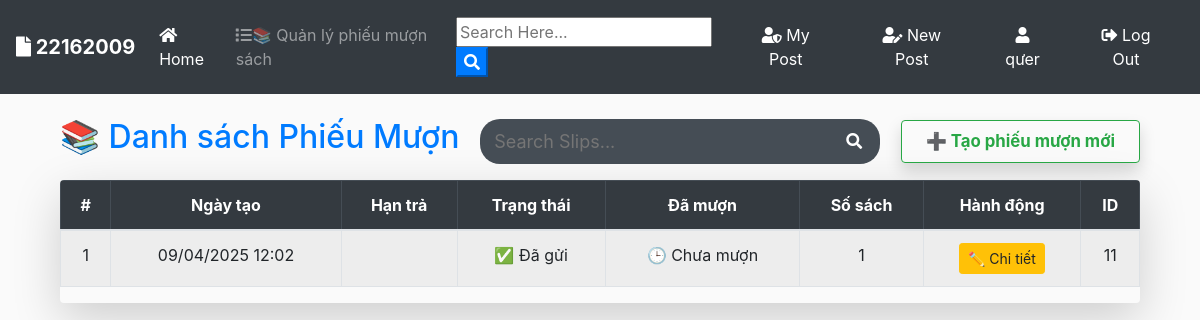
The page /borrows/borrow-slips/ (signed in) on the database its author committed.
### users/models.py (models this page shows, shortened)
class CustomUser(AbstractUser):
    role = models.ForeignKey(Role, on_delete=models.SET_NULL, null=True)
    def __str__(self):
        return self.username
    def default_role():
        return Role.objects.get_or_create(name='Normal')[0]
    """ Mô hình người dùng tùy chỉnh """
    email = models.EmailField(unique=True)
    phone_number = models.CharField(max_length=15, unique=True, null=True, blank=True)  # Cho phép trống
    objects = CustomUserManager()  # Sử dụng CustomUserManager
    role = models.ForeignKey(Role, on_delete=models.SET_NULL, null=True, blank=True, default=default_role)

### borrow/models.py (models this page shows, shortened)
class BorrowSlip(models.Model):
    user = models.ForeignKey(
        settings.AUTH_USER_MODEL,
        on_delete=models.CASCADE,
        related_name='borrow_slips'
    )
    created_at = models.DateTimeField(default=timezone.now)
    due_date = models.DateTimeField(null=True, blank=True)
    submitted = models.BooleanField(default=False)
    is_borrowed = models.BooleanField(default=False)

### borrow/views.py (the view)
# urls.py: path('borrow-slips/', views.borrow_slip_list, name='borrow_slip_list'),
def borrow_slip_list(request):
    slips = BorrowSlip.objects.filter(user=request.user)
    if request.user.role.name == 'Librarian':
        slips = BorrowSlip.objects.all()
    else:
        slips = BorrowSlip.objects.filter(user=request.user)
    return render(request, 'borrow/slip_list.html', {'slips': slips})

### borrow/templates/borrow/slip_list.html (shortened to what this page needs)
{% extends "blog/base.html" %}
{% load static %}
{% block content %}
<link rel="stylesheet" href="{% static 'blog/table.css' %}">
<link rel="stylesheet" href="{% static 'blog/search_box.css' %}">
<div class="container mt-4">
  <div class="d-flex justify-content-between align-items-center mb-3">
    <h2 class="fw-bold text-primary">📚 Danh sách Phiếu Mượn</h2>
    <form id="searchform" action="{% url 'search_slip' %}" method="get" class="search-box">
      <input type="text" name="q_slip" type="text" value="{{ request.GET.q }}" placeholder="Search Slips..." />
      <button type="button" onclick="searchform.submit()" class=" text-white my-color btn-primary"><i class="fa fa-search"></i></button>
    </form>
    <a href="{% url 'borrow_slip_create' %}"
      class="btn btn-outline-success big-center-btn">
      ➕ Tạo phiếu mượn mới
    </a>
  </div>
  {% if slips %}
    <div class="table-responsive shadow-lg rounded">
      <table class="table table-bordered table-striped align-middle text-center">
        <thead class="table-dark">
          <tr>
            <th>#</th>
            <th>Ngày tạo</th>
            <th>Hạn trả</th>
            <th>Trạng thái</th>
            <th>Đã mượn</th>
            <th>Số sách</th>
            <th>Hành động</th>
            <th>ID</th>
          </tr>
        </thead>
        <tbody>
          {% for slip in slips %}
            <tr>
              <td>{{ forloop.counter }}</td>
              <td>{{ slip.created_at|date:"d/m/Y H:i" }}</td>
              <td>{{ slip.due_date|date:"d/m/Y" }}</td>
              <td>
                {% if slip.submitted %}
                  <span >✅ Đã gửi</span>
                {% else %}
                  <span >❌ Chưa gửi</span>
                {% endif %}
              </td>
              <td>
                {% if slip.is_borrowed %}
                  <span >📦 Đã mượn</span>
                {% else %}
                  <span >🕒 Chưa mượn</span>
                {% endif %}
              </td>
              <td>
                <span >{{ slip.borrowed_books.count }}</span>
              </td>
              <td>
                <a href="{% url 'borrow_slip_update_full' slip.id %}" class="btn btn-sm btn-warning">
                  ✏️ Chi tiết
                </a>
              </td>
              <td>{{ slip.id }}</td>
            </tr>
          {% endfor %}
        </tbody>
      </table>
    </div>
  {% else %}
    <div class="alert alert-info mt-4">
      Chưa có phiếu mượn nào.
    </div>
  {% endif %}
</div>
{% endblock %}

### blog/templates/blog/base.html (shortened to what this page needs)
{% load static %}
<!doctype html>
<html lang="en">
  <head>
    <link rel="stylesheet" href="https://stackpath.bootstrapcdn.com/bootstrap/4.3.1/css/bootstrap.min.css">
    <link rel="stylesheet" href="https://use.fontawesome.com/releases/v5.8.1/css/all.css" >
    <link rel="stylesheet" href="{% static 'blog/test.css' %}">
</head>
  <body>
        <nav class="navbar navbar-expand-lg navbar-dark bg-dark">
                <a class="navbar-brand font-weight-bold" href="{% url 'blog-home' %}"><i class="fas fa-file"></i> 22162009</a>
                <div class="collapse navbar-collapse" id="navbarSupportedContent">
                  <ul class="navbar-nav mr-auto">
                    <li class="nav-item active">
                      <a class="nav-link" href="{% url 'blog-home' %}"><i class="fas fa-home"></i> Home <span class="sr-only">(current)</span></a>
                    </li>
                  </ul>
                  <ul class="navbar-nav mr-auto">
                    {% if user.is_authenticated and user.role.name in 'Staff,Teacher,Librarian' %}
                      <li class="nav-item"><a class="nav-link" href="{% url 'borrow_slip_list' %}"><i class="fas fa-list"></i>📚 Quản lý phiếu mượn sách</a></li>
                    {% endif %}
                  </ul>
                  <form id="searchform_blog" action="{% url 'search' %}" method="get">
                    <input type="text" name="q_blog" type="text" value="{{ request.GET.q }}" placeholder="Search Here..." />
                    <button type="button" onclick="searchform_blog.submit()" class=" text-white my-color btn-primary"><i class="fa fa-search"></i></button>
                  </form>
                    {% if user.is_authenticated %}
                    <a href="{% url 'user-posts' user %}" class="btn text-white m-2"><i class="fas fa-user-shield"></i> My Post</a>
                    <a href="{% url 'post-create' %} " class="btn text-white m-2"><i class="fas fa-user-edit"></i> New Post</a>
                    <a href="{% url 'profile' %} " class="btn text-white m-2"><i class="fas fa-user"></i> {{ user.username }}</a>
                    <a href="{% url 'login' %} " class="btn text-white m-2"><i class="fas fa-sign-out-alt"></i> Log Out</a>
                    {% else %}
                    <a href="{% url 'login' %} " class="btn text-white m-2"><i class="fas fa-user-tie"></i> Log In</a>
                    <a href="{% url 'register' %} " class="btn text-white m-2"> <i class="fas fa-sign-in-alt"></i> Sign Up</a>
                    {% endif %}
                </div>
              </nav>
      <div class="container my-bg">
    {% block content %}
    {% endblock  %}
</div>
  </body>
</html>

### blog/static/blog/test.css (style rules this page uses)
body { background: #fafafa; color: #333333; margin-top: 0; }
h1, h2, h3, h4, h5, h6 { color: #444444; }
ul { margin: 0; }
.d-flex { display: flex; }

### blog/static/blog/table.css (style rules this page uses)
html, body, .intro { height: 100%; }
table td, table th { text-overflow: ellipsis; white-space: nowrap; overflow: hidden; }
thead th { color: #fff; }
thead { top: 0; position: sticky; z-index: 1; background-color: #666363; }
.big-center-btn { display: flex; align-items: center; justify-content: center; font-weight: bold; font-size: 1.05rem; padding: 0.5rem 1.5rem; box-shadow: 0 0.5rem 1rem rgba(0,0,0,0.15); }

### blog/static/blog/search_box.css (style rules this page uses)
.search-box { display: flex; align-items: center; background-color: #454d55; border-radius: 20px; padding: 8px 12px; width: 100%; max-width: 400px; margin: 0 auto; position: relative; }
.search-box input[type="text"] { flex: 1; background-color: transparent; border: none; outline: none; color: white; font-size: 18px; }
.search-box button { background: none; border: none; color: #bbb; font-size: 16px; cursor: pointer; }

### rows shown on the page
CustomUser: username "qưer"
BorrowSlip: created_at "09/04/2025 12:02", submitted "✅ Đã gửi", is_borrowed "🕒 Chưa mượn", borrowed_books.count "1", id "11"
